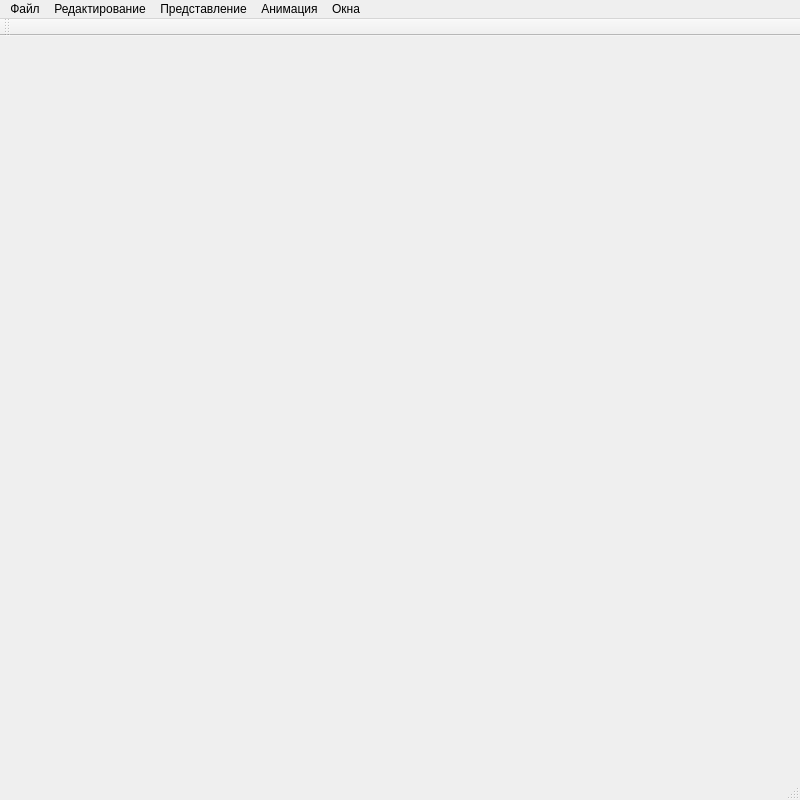
<?xml version="1.0" encoding="UTF-8"?>
<ui version="4.0">
 <class>MainWindow</class>
 <widget class="QMainWindow" name="MainWindow">
  <property name="geometry">
   <rect>
    <x>0</x>
    <y>0</y>
    <width>800</width>
    <height>800</height>
   </rect>
  </property>
  <property name="sizePolicy">
   <sizepolicy hsizetype="Fixed" vsizetype="Fixed">
    <horstretch>0</horstretch>
    <verstretch>0</verstretch>
   </sizepolicy>
  </property>
  <property name="minimumSize">
   <size>
    <width>800</width>
    <height>800</height>
   </size>
  </property>
  <property name="maximumSize">
   <size>
    <width>800</width>
    <height>800</height>
   </size>
  </property>
  <property name="windowTitle">
   <string>Визуализация молекул</string>
  </property>
  <widget class="QWidget" name="centralWidget">
   <layout class="QGridLayout" name="gridLayout">
    <item row="0" column="0">
     <widget class="View" name="view" native="true"/>
    </item>
   </layout>
  </widget>
  <widget class="QMenuBar" name="menuBar">
   <property name="geometry">
    <rect>
     <x>0</x>
     <y>0</y>
     <width>800</width>
     <height>26</height>
    </rect>
   </property>
   <widget class="QMenu" name="File">
    <property name="title">
     <string>Файл</string>
    </property>
    <addaction name="Open"/>
    <addaction name="saveAction"/>
   </widget>
   <widget class="QMenu" name="menu">
    <property name="title">
     <string>Представление</string>
    </property>
    <addaction name="bnsaction"/>
    <addaction name="spasefillaction"/>
   </widget>
   <widget class="QMenu" name="menu_2">
    <property name="title">
     <string>Анимация</string>
    </property>
    <addaction name="timeron"/>
    <addaction name="timeroff"/>
   </widget>
   <widget class="QMenu" name="Edit">
    <property name="title">
     <string>Редактирование</string>
    </property>
    <addaction name="editAction"/>
    <addaction name="deleteAction"/>
   </widget>
   <widget class="QMenu" name="menu_3">
    <property name="title">
     <string>Окна</string>
    </property>
    <addaction name="OpenGL"/>
    <addaction name="Shader"/>
   </widget>
   <addaction name="File"/>
   <addaction name="Edit"/>
   <addaction name="menu"/>
   <addaction name="menu_2"/>
   <addaction name="menu_3"/>
  </widget>
  <widget class="QToolBar" name="mainToolBar">
   <attribute name="toolBarArea">
    <enum>TopToolBarArea</enum>
   </attribute>
   <attribute name="toolBarBreak">
    <bool>false</bool>
   </attribute>
  </widget>
  <widget class="QStatusBar" name="statusBar"/>
  <action name="Open">
   <property name="text">
    <string>Открыть</string>
   </property>
   <property name="shortcut">
    <string>Ctrl+O</string>
   </property>
  </action>
  <action name="bnsaction">
   <property name="text">
    <string>Шаро-стержневое</string>
   </property>
   <property name="toolTip">
    <string>Шаро-стержневое</string>
   </property>
   <property name="shortcut">
    <string>Ctrl+B</string>
   </property>
  </action>
  <action name="spasefillaction">
   <property name="text">
    <string>Заполняющее пространство</string>
   </property>
   <property name="shortcut">
    <string>Ctrl+C</string>
   </property>
  </action>
  <action name="timeron">
   <property name="text">
    <string>Включить</string>
   </property>
   <property name="shortcut">
    <string>Ctrl+R</string>
   </property>
  </action>
  <action name="timeroff">
   <property name="text">
    <string>Выключить</string>
   </property>
   <property name="shortcut">
    <string>Ctrl+T</string>
   </property>
  </action>
  <action name="editAction">
   <property name="text">
    <string>Редактировать</string>
   </property>
  </action>
  <action name="createAction">
   <property name="text">
    <string>Создать</string>
   </property>
  </action>
  <action name="deleteAction">
   <property name="text">
    <string>Удалить</string>
   </property>
  </action>
  <action name="saveAction">
   <property name="text">
    <string>Сохранить</string>
   </property>
   <property name="shortcut">
    <string>Ctrl+S</string>
   </property>
  </action>
  <action name="editBondAction">
   <property name="text">
    <string>Редактировать ковалентную связь</string>
   </property>
  </action>
  <action name="createBondAction">
   <property name="text">
    <string>Добавить ковалентную связь</string>
   </property>
  </action>
  <action name="deleteBondAction">
   <property name="text">
    <string>Удалить ковалентную связь</string>
   </property>
  </action>
  <action name="OpenGL">
   <property name="text">
    <string>C OpenGL</string>
   </property>
  </action>
  <action name="Shader">
   <property name="text">
    <string>C OpenGL и шейдером сфер</string>
   </property>
  </action>
 </widget>
 <layoutdefault spacing="6" margin="11"/>
 <customwidgets>
  <customwidget>
   <class>View</class>
   <extends>QWidget</extends>
   <header>view.h</header>
   <container>1</container>
  </customwidget>
 </customwidgets>
 <resources/>
 <connections/>
</ui>
